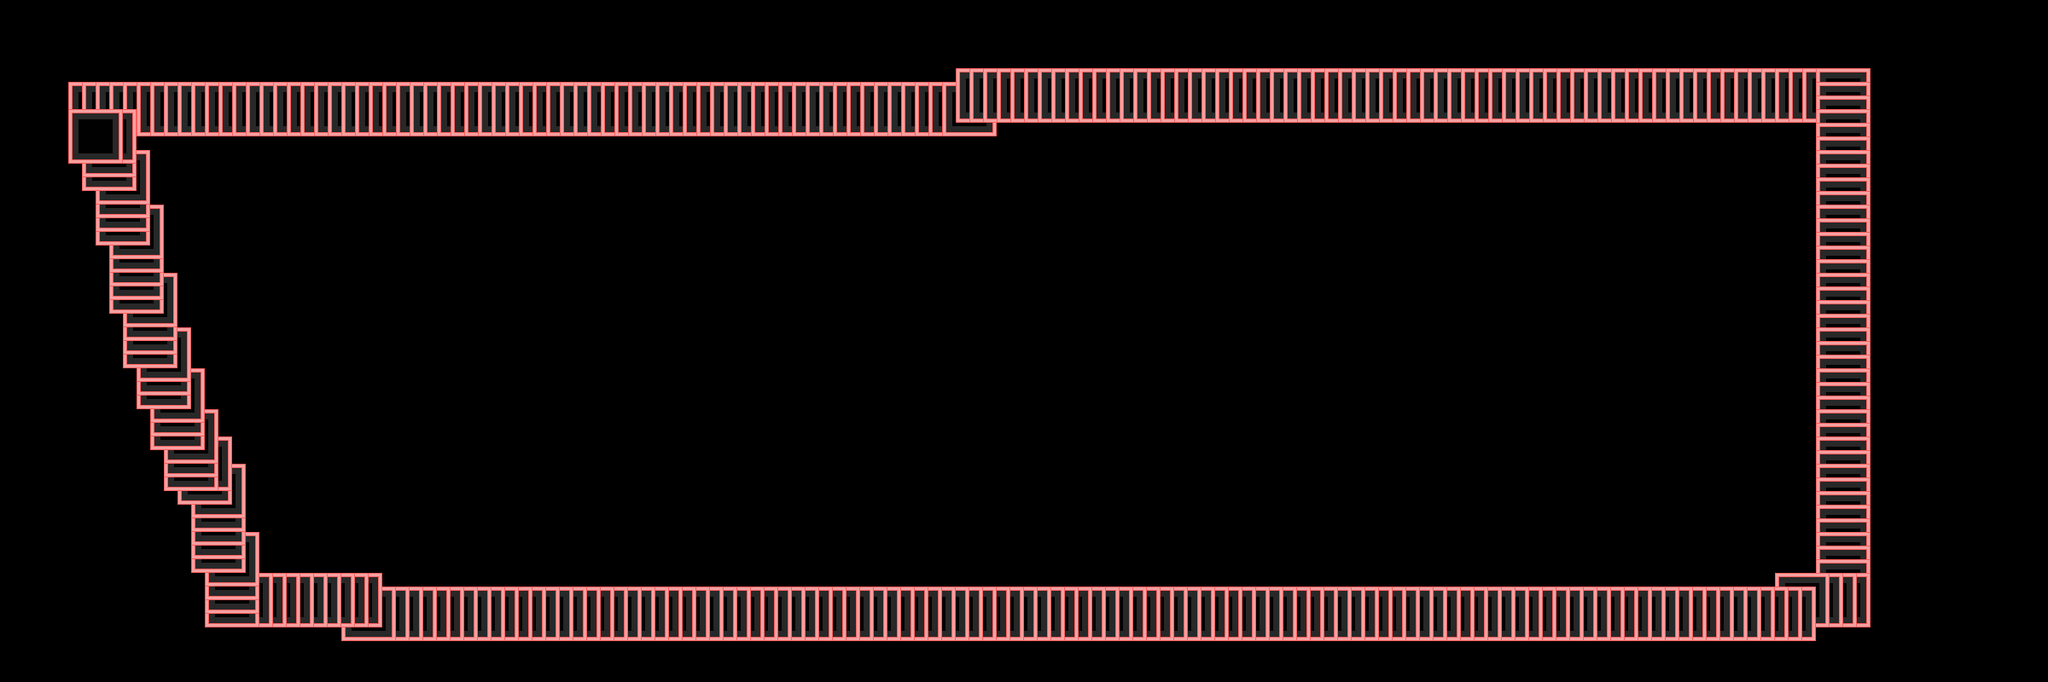

A 2D game scene composited from a Tiled map and its tileset images. What follows is a short description and the map's XML, with each tile layer's data collapsed to a summary:
An orthogonal 150x50 tile map with 16x16 px tiles, 1 tile layer (Tile Layer 1).

<map version="1.4" tiledversion="1.4.3" orientation="orthogonal" renderorder="right-down" width="150" height="50" tilewidth="16" tileheight="16" infinite="0" nextlayerid="2" nextobjectid="1">
 <tileset firstgid="1" source="Placeholders.tsx" />
 <layer id="1" name="Tile Layer 1" width="150" height="50">
  <data>[7500 cells, 1315 non-empty, 16 distinct tile ids]</data>
 </layer>
</map>
